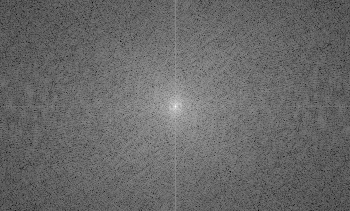

Here is the Python script that generated this plot:
# -*- coding: utf-8 -*-
"""
Created on Thr Sep 24 11:20:09 2019

@author: M. Farhan Tandia / 0860814
"""
#Import necessary library
from PIL import Image
import matplotlib.pyplot as plt
import numpy as np
import sys
import math

# #Input the image and get it's information
img = Image.open(sys.argv[1])
img_in = np.array(img)
img_dim= np.size(img_in.shape)

#Make image to 1 channel graysclae image
if(img_dim==3):
    height,width,depth = img_in.shape
    print('Image raw size :\n',height,width,depth)
    #convert 3D image to 2D image
    img_in=img_in[:,:,0]
    height,width = img_in.shape
    print('Image gray size :\n',height,width)
    
else:
    height,width = img_in.shape
    print('Image gray size :\n',height,width)
    

#DFT Formula
def imaginary_e(n):
    return complex(math.cos(n), math.sin(n))

def dft(data):
    n = len(data)
    return [sum((data[j] * imaginary_e(-2 * math.pi * i * j / n) for j in range(n)))
            for i in range(n)]

row = np.transpose(img_in)
fourier_row = np.asarray(dft(row))

column = np.transpose(fourier_row)
fourier_column = np.asarray(dft(column))
    
# compute the common logarithm of each value to reduce the dynamic range
fourier = 20*np.log(np.abs(fourier_column))

# normalize image data 
lowest = np.nanmin(fourier[np.isfinite(fourier)])
highest = np.nanmax(fourier[np.isfinite(fourier)])
data_range = highest - lowest
normalized_fourier = (fourier - lowest) / data_range * 255

#Shift The DC-value (i.e. F(0,0)) to the center
imheight,imwidth=normalized_fourier.shape
height = imheight//2
width = imwidth//2

p1 = normalized_fourier[:int(height),:int(width)]
p2= normalized_fourier[int(height):,:int(width)]
p3= normalized_fourier[:int(height),int(width):]
p4 = normalized_fourier[int(height):,int(width):]
part1 = np.concatenate((p4,p3))
part2 = np.concatenate((p2,p1))
shifted_img = np.concatenate((part1,part2), axis=1)

# convert the normalized data into an image
dft_img_out= Image.fromarray(shifted_img.astype(np.uint8))
print("Image transformed to frequency domain.")
# #image plot
# fig = plt.figure()
# ax1 = fig.add_subplot(121)
# ax2 = fig.add_subplot(122)
# ax1.imshow(img, cmap='gray')
# ax2.imshow(dft_img_out, cmap='gray')
# ax1.title.set_text('Original Image')
# ax2.title.set_text('Fourier Image')
# plt.show()
#save and show the image
dft_img_out.save('0860814.png')
#img_save.show()
